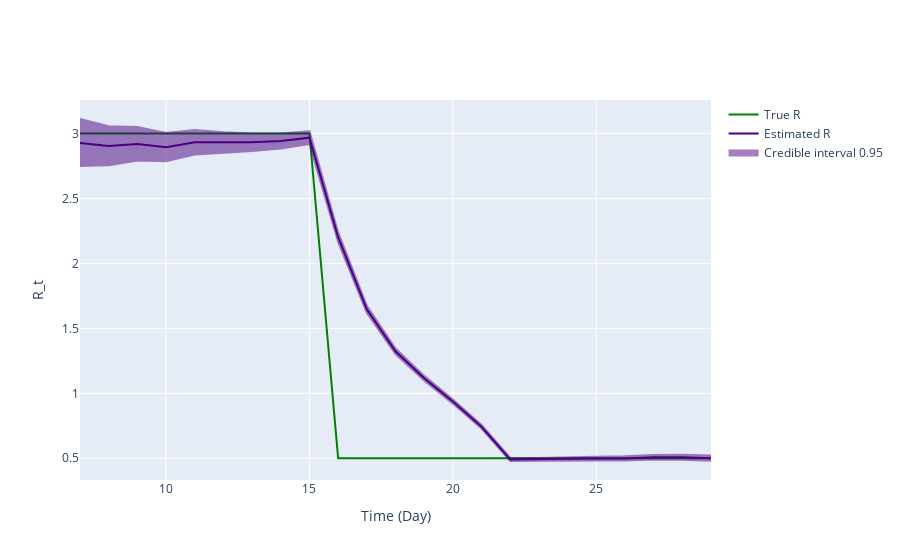

The notebook cell this image was saved under:
### Markdown cell above
## Inference plot using class method results

### Code cell
fig = ReproductionNumberPlot()

fig.add_ground_truth_rt(ground_truth)
fig.add_interval_rt(intervals)

fig.update_labels(time_label='Time (Day)', r_label='R_t')

fig.show_figure()

### Figure 1 — Plotly figure (JSON) as saved in the notebook; plotly's stock layout.template omitted (floating-point values rounded to 4 significant figures)
{"data": [{"line": {"color": "green"}, "mode": "lines", "name": "True R", "type": "scatter", "x": [7, 8, 9, 10, 11, 12, 13, 14, 15, 16, 17, 18, 19, 20, 21, 22, 23, 24, 25, 26, 27, 28, 29], "y": [3, 3, 3, 3, 3, 3, 3, 3, 3, 0.5, 0.5, 0.5, 0.5, 0.5, 0.5, 0.5, 0.5, 0.5, 0.5, 0.5, 0.5, 0.5, 0.5]}, {"line": {"color": "indigo"}, "mode": "lines", "name": "Estimated R", "type": "scatter", "x": [7, 8, 9, 10, 11, 12, 13, 14, 15, 16, 17, 18, 19, 20, 21, 22, 23, 24, 25, 26, 27, 28, 29], "y": [2.928, 2.904, 2.919, 2.894, 2.932, 2.93, 2.932, 2.942, 2.968, 2.202, 1.646, 1.323, 1.116, 0.9367, 0.7425, 0.491, 0.4908, 0.496, 0.4977, 0.4991, 0.5076, 0.5081, 0.5008]}, {"fill": "toself", "fillcolor": "indigo", "line": {"color": "indigo"}, "mode": "lines", "name": "Credible interval 0.95", "opacity": 0.5, "type": "scatter", "x": [7, 8, 9, 10, 11, 12, 13, 14, 15, 16, 17, 18, 19, 20, 21, 22, 23, 24, 25, 26, 27, 28, 29, 29, 28, 27, 26, 25, 24, 23, 22, 21, 20, 19, 18, 17, 16, 15, 14, 13, 12, 11, 10, 9, 8, 7], "y": [3.112, 3.057, 3.049, 3.004, 3.026, 3.01, 3.0, 3.0, 3.018, 2.238, 1.673, 1.344, 1.134, 0.9529, 0.7566, 0.5027, 0.5029, 0.5092, 0.5123, 0.5151, 0.5253, 0.5274, 0.5218, 0.4802, 0.4891, 0.4902, 0.4833, 0.4834, 0.483, 0.4789, 0.4795, 0.7284, 0.9207, 1.098, 1.302, 1.62, 2.166, 2.919, 2.884, 2.864, 2.85, 2.839, 2.786, 2.791, 2.755, 2.749]}], "layout": {"hovermode": "x unified", "xaxis": {"title": {"text": "Time (Day)"}}, "yaxis": {"title": {"text": "R_t"}}}}
